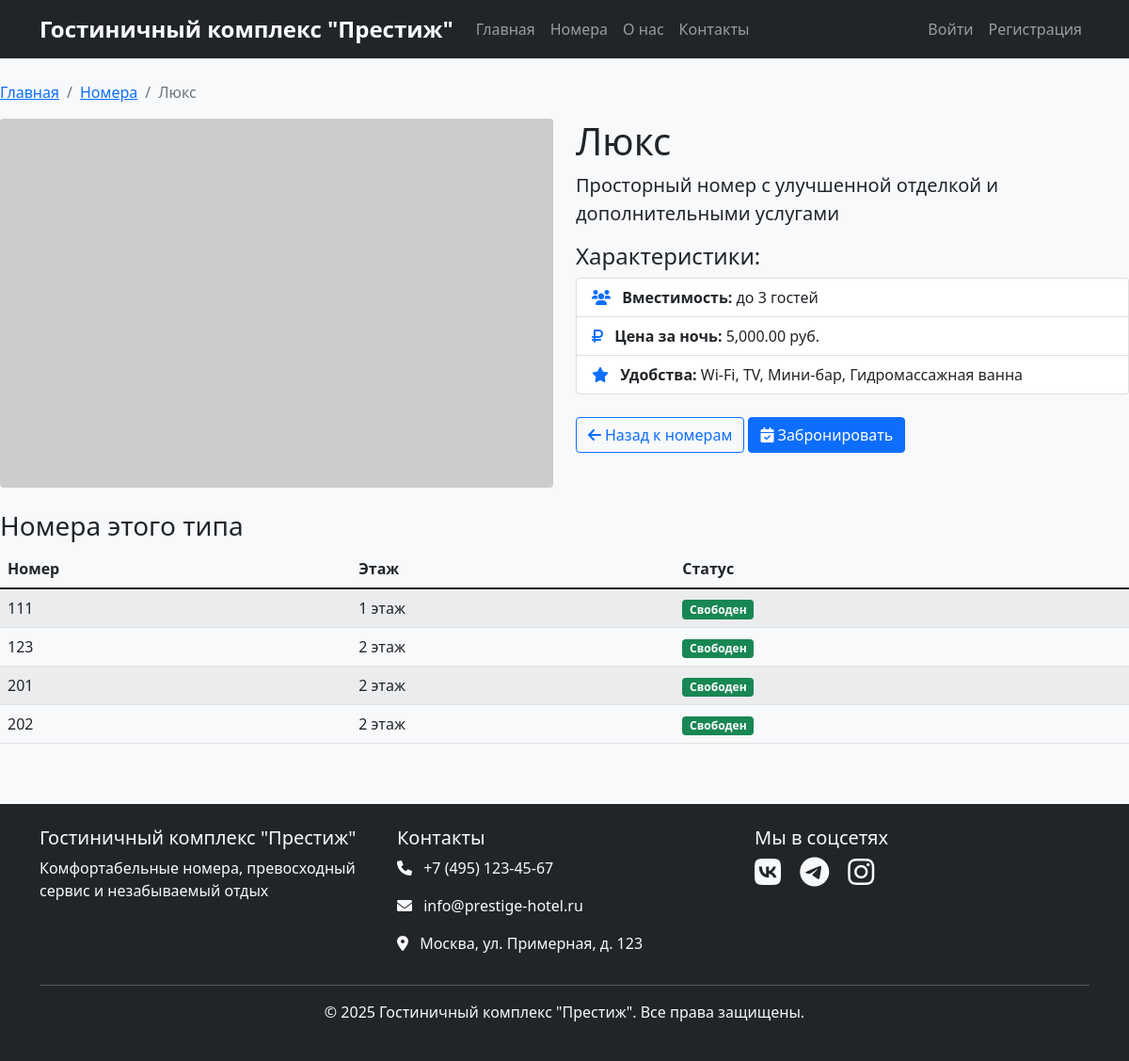
The page /pages/room_types.php?id=2 on the database its author committed.
### tables this page shows
CREATE TABLE `room_types` (
  `id` int NOT NULL,
  `name` varchar(100) NOT NULL,
  `description` text,
  `price_per_night` decimal(10,2) NOT NULL,
  `capacity` int NOT NULL,
  `amenities` text,
  `image_url` varchar(255) DEFAULT NULL
);

CREATE TABLE `rooms` (
  `id` int NOT NULL,
  `room_number` varchar(10) NOT NULL,
  `room_type_id` int NOT NULL,
  `floor` int NOT NULL,
  `status` enum('available','occupied','maintenance','cleaning') DEFAULT 'available'
);

### pages/room_types.php (the view, shortened to what this page needs)
<?php
$database = new Database();
$db = $database->getConnection();
$type_id = $_GET['id'];
$query = "SELECT * FROM room_types WHERE id = :id";
$stmt = $db->prepare($query);
$stmt->bindParam(':id', $type_id);
$stmt->execute();
$room_type = $stmt->fetch(PDO::FETCH_ASSOC);
$rooms_query = "SELECT * FROM rooms WHERE room_type_id = :type_id ORDER BY room_number";
$rooms_stmt = $db->prepare($rooms_query);
$rooms_stmt->bindParam(':type_id', $type_id);
$rooms_stmt->execute();
$rooms = $rooms_stmt->fetchAll(PDO::FETCH_ASSOC);
?>
<?php include '../includes/header.php'; ?>
<div class="row">
    <div class="col-12">
        <nav aria-label="breadcrumb">
            <ol class="breadcrumb">
                <li class="breadcrumb-item"><a href="../index.php">Главная</a></li>
                <li class="breadcrumb-item"><a href="rooms.php">Номера</a></li>
                <li class="breadcrumb-item active"><?php echo htmlspecialchars($room_type['name']); ?></li>
            </ol>
        </nav>
    </div>
</div>
<div class="row mb-4">
    <div class="col-md-6">
        <img src="../assets/images/rooms/<?php echo $room_type['image_url'] ?? 'default.jpg'; ?>"
             class="img-fluid rounded"
             alt="<?php echo htmlspecialchars($room_type['name']); ?>"
             onerror="this.src='https://via.placeholder.com/600x400/007bff/ffffff?text=<?php echo urlencode($room_type['name']); ?>'">
    </div>
    <div class="col-md-6">
        <h1><?php echo htmlspecialchars($room_type['name']); ?></h1>
        <p class="lead"><?php echo htmlspecialchars($room_type['description']); ?></p>
        <div class="mb-4">
            <h4>Характеристики:</h4>
            <ul class="list-group">
                <li class="list-group-item">
                    <i class="fas fa-users text-primary me-2"></i>
                    <strong>Вместимость:</strong> до <?php echo $room_type['capacity']; ?> гостей
                </li>
                <li class="list-group-item">
                    <i class="fas fa-ruble-sign text-primary me-2"></i>
                    <strong>Цена за ночь:</strong> <?php echo number_format($room_type['price_per_night'], 2); ?> руб.
                </li>
                <li class="list-group-item">
                    <i class="fas fa-star text-primary me-2"></i>
                    <strong>Удобства:</strong> <?php echo htmlspecialchars($room_type['amenities']); ?>
                </li>
            </ul>
        </div>
        <a href="rooms.php" class="btn btn-outline-primary">
            <i class="fas fa-arrow-left me-1"></i>Назад к номерам
        </a>
        <a href="../user/booking_form.php" class="btn btn-primary">
            <i class="fas fa-calendar-check me-1"></i>Забронировать
        </a>
    </div>
</div>
<?php if (count($rooms) > 0): ?>
<div class="row">
    <div class="col-12">
        <h3>Номера этого типа</h3>
        <div class="table-responsive">
            <table class="table table-striped">
                <thead>
                    <tr>
                        <th>Номер</th>
                        <th>Этаж</th>
                        <th>Статус</th>
                    </tr>
                </thead>
                <tbody>
                    <?php foreach ($rooms as $room): ?>
                    <tr>
                        <td><?php echo htmlspecialchars($room['room_number']); ?></td>
                        <td><?php echo $room['floor']; ?> этаж</td>
                        <td>
                            <span class="badge bg-<?php
                                switch($room['status']) {
                                    case 'available': echo 'success'; break;
                                }
                            ?>">
                                <?php echo $room['status'] === 'available' ? 'Свободен' : 'Занят'; ?>
                            </span>
                        </td>
                    </tr>
                    <?php endforeach; ?>
                </tbody>
            </table>
        </div>
    </div>
</div>
<?php endif; ?>
<?php include '../includes/footer.php'; ?>

### assets/css/style.css (style rules this page uses)
body { background-color: #f8f9fa; font-family: 'Segoe UI', Tahoma, Geneva, Verdana, sans-serif; }
.btn { border-radius: 0.25rem; }
.table th { border-top: none; font-weight: 600; }

### rows shown on the page
room_types: name "Люкс", description "Просторный номер с улучшенной отделкой и дополнительными услугами", capacity "3", price_per_night "5,000.00", amenities "Wi-Fi, TV, Мини-бар, Гидромассажная ванна"
rooms: room_number "111", floor "1", status "Свободен"
rooms: room_number "123", floor "2", status "Свободен"
rooms: room_number "201", floor "2", status "Свободен"
rooms: room_number "202", floor "2", status "Свободен"

### other values the page prints
SITE_NAME "Гостиничный комплекс \"Престиж\""
